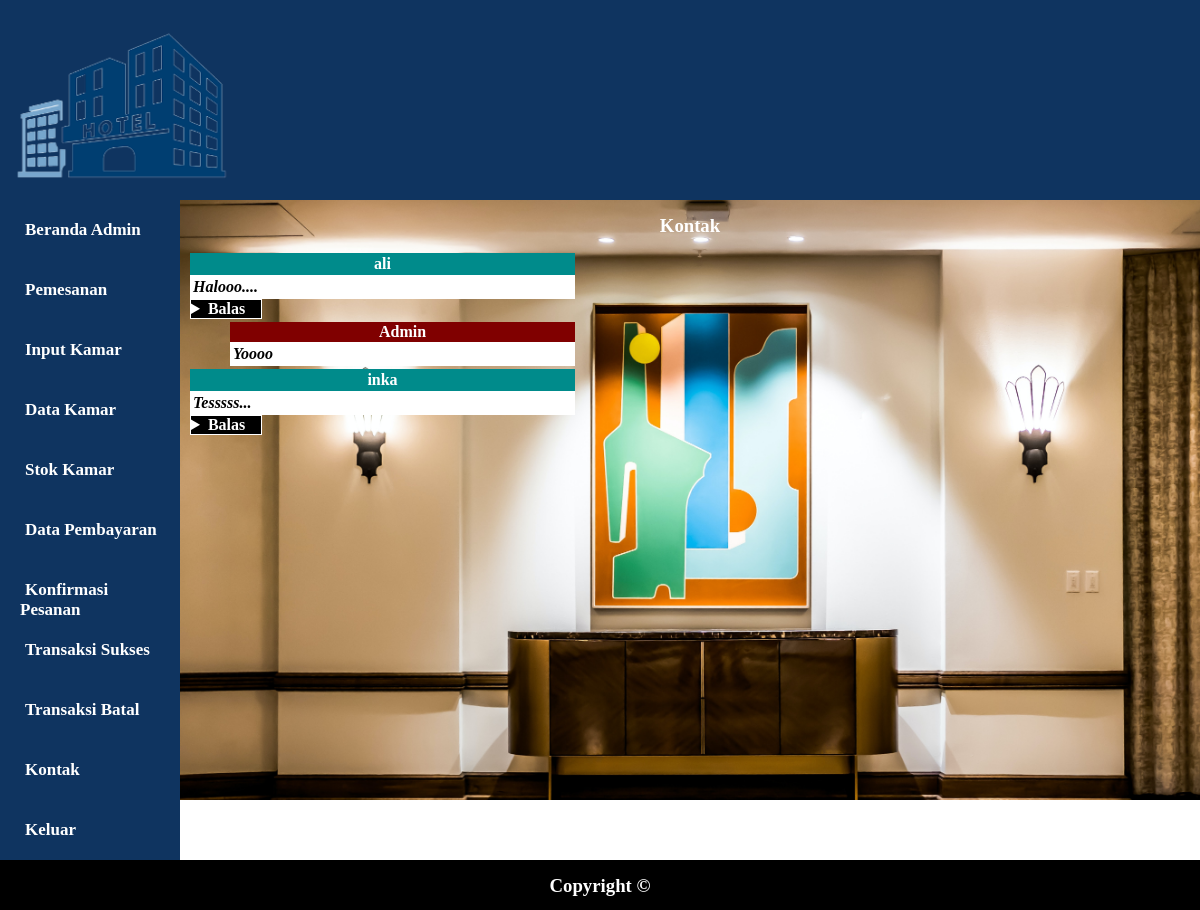
The page /admin/kontak.php (signed in) on the database its author committed.
### tables this page shows
CREATE TABLE `kontak` (
  `idkontak` int(11) NOT NULL,
  `idtamu` int(11) NOT NULL,
  `username` varchar(50) NOT NULL,
  `pesanuser` text NOT NULL,
  `pesanadmin` text NOT NULL
);

### admin/kontak.php (the view, shortened to what this page needs)
<?php
	require_once "view/header.php";
?>
	<aside>
		<center>
			<h3>Kontak</h3>
			<div id="kanan">
				<?php
					include"fungsi/koneksi.php";
					$sql = $pdo->query("SELECT * FROM kontak");
					while($data = $sql->fetch()) {
					$username = $data['username'];
					$pesanuser = $data['pesanuser'];
					$pesanadmin = $data['pesanadmin'];
				?>
				<?php
					if ($pesanuser != '') {
				?>
				<div style="text-align: left; ">
					<p style="text-align: center; margin-top: 3px; margin-left: 10px; margin-right:625px; padding: 2px; background: #008B8B; color: white; font-weight: bold;"><?php echo $username ?></p>
				</div>
				<div style="background: white; padding: 3px; text-align: left;margin-left: 10px;  margin-right: 625px; margin-top: 0; font-style: italic; font-weight: bold;">
					<?php echo $pesanuser ?>
				</div>
				<?php
					}
				?>
				<?php
					if ($pesanadmin != '') {
				?>
				<p style="text-align: center; margin-top: 3px; margin-left: 50px; margin-right: 625px; padding: 1px; background: maroon; color: white; font-weight: bold;">
					<?php	echo 'Admin'?></p>
				<div align="right" style="background: white; padding: 3px; text-align: left;margin-left: 50px;margin-right: 625px; margin-top: 0; font-style: italic; font-weight: bold;">
					<?php echo $pesanadmin ?>
				</div>
				<?php
					}
				?>
				</center>
				<?php
					if ($pesanadmin == '') {
				?>
				<details>
					<summary style="width:70px;background:black;color:white;font-weight:bold;padding:0px;border:1px solid white;margin-left: 10px;">Balas</summary>
				</details>
			  	<?php
						}
					}
				?>
	</aside>
<?php
	require_once "view/footer.php"
?>

### admin/style.css (style rules this page uses)
* { margin: 0; padding: 0; }
aside { width: 85%; height: 75%; background-image: url('gambar/Beranda.jpg'); background-size: cover; background-color: rgba(0,0,0,0.5); float: left; }
aside h3 { margin-top: 10px; margin-bottom: 8px; padding: 5px; color: white; display: inline-block; }

### rows shown on the page
kontak: username "ali", pesanuser "Halooo...."
kontak: pesanadmin "Yoooo"
kontak: username "inka", pesanuser "Tesssss..."
